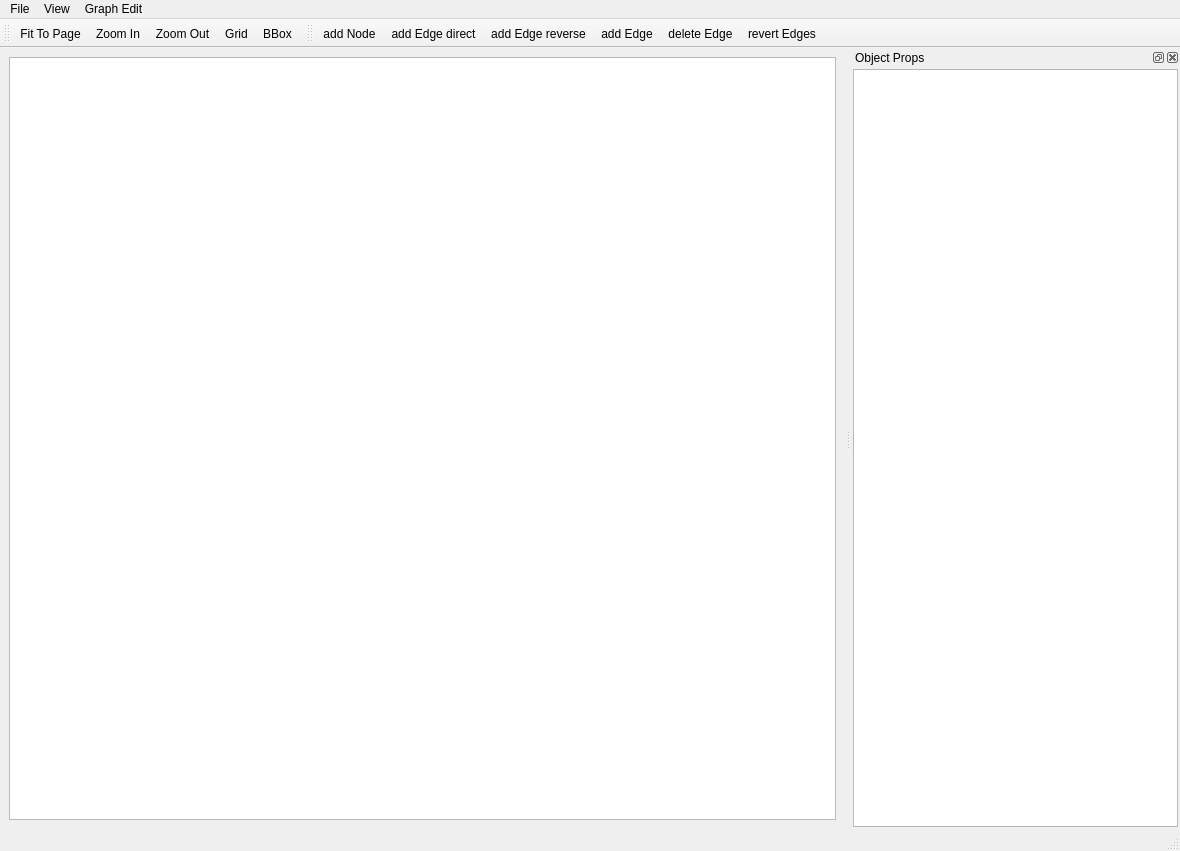
<?xml version="1.0" encoding="UTF-8"?>
<ui version="4.0">
 <class>SMD_MainWindow</class>
 <widget class="QMainWindow" name="SMD_MainWindow">
  <property name="geometry">
   <rect>
    <x>0</x>
    <y>0</y>
    <width>1180</width>
    <height>851</height>
   </rect>
  </property>
  <property name="windowTitle">
   <string>Storage Map Designer</string>
  </property>
  <widget class="QWidget" name="centralwidget">
   <layout class="QHBoxLayout" name="horizontalLayout">
    <item>
     <widget class="QGraphicsView" name="StorageMap_View">
      <property name="backgroundBrush">
       <brush brushstyle="NoBrush">
        <color alpha="255">
         <red>0</red>
         <green>0</green>
         <blue>0</blue>
        </color>
       </brush>
      </property>
      <property name="foregroundBrush">
       <brush brushstyle="NoBrush">
        <color alpha="255">
         <red>0</red>
         <green>0</green>
         <blue>0</blue>
        </color>
       </brush>
      </property>
      <property name="dragMode">
       <enum>QGraphicsView::RubberBandDrag</enum>
      </property>
      <property name="transformationAnchor">
       <enum>QGraphicsView::AnchorUnderMouse</enum>
      </property>
      <property name="resizeAnchor">
       <enum>QGraphicsView::AnchorUnderMouse</enum>
      </property>
     </widget>
    </item>
   </layout>
  </widget>
  <widget class="QMenuBar" name="menubar">
   <property name="geometry">
    <rect>
     <x>0</x>
     <y>0</y>
     <width>1180</width>
     <height>25</height>
    </rect>
   </property>
   <property name="defaultUp">
    <bool>false</bool>
   </property>
   <property name="nativeMenuBar">
    <bool>true</bool>
   </property>
   <widget class="QMenu" name="menuFile">
    <property name="title">
     <string>File</string>
    </property>
    <addaction name="acLoadGraphML"/>
    <addaction name="acSaveGraphML"/>
   </widget>
   <widget class="QMenu" name="menuView">
    <property name="title">
     <string>View</string>
    </property>
    <addaction name="acFitToPage"/>
    <addaction name="acZoomIn"/>
    <addaction name="acZoomOut"/>
    <addaction name="acGrid"/>
    <addaction name="acBBox"/>
   </widget>
   <widget class="QMenu" name="menuGraph_Edit">
    <property name="title">
     <string>Graph Edit</string>
    </property>
    <addaction name="acAddNode"/>
    <addaction name="acAddEdge"/>
   </widget>
   <addaction name="menuFile"/>
   <addaction name="menuView"/>
   <addaction name="menuGraph_Edit"/>
  </widget>
  <widget class="QStatusBar" name="statusbar"/>
  <widget class="QToolBar" name="toolMain">
   <property name="windowTitle">
    <string>Tool Bar</string>
   </property>
   <property name="orientation">
    <enum>Qt::Horizontal</enum>
   </property>
   <attribute name="toolBarArea">
    <enum>TopToolBarArea</enum>
   </attribute>
   <attribute name="toolBarBreak">
    <bool>false</bool>
   </attribute>
   <addaction name="acFitToPage"/>
   <addaction name="acZoomIn"/>
   <addaction name="acZoomOut"/>
   <addaction name="acGrid"/>
   <addaction name="acBBox"/>
  </widget>
  <widget class="QToolBar" name="toolEdit">
   <property name="windowTitle">
    <string>Tool Bar</string>
   </property>
   <property name="orientation">
    <enum>Qt::Horizontal</enum>
   </property>
   <attribute name="toolBarArea">
    <enum>TopToolBarArea</enum>
   </attribute>
   <attribute name="toolBarBreak">
    <bool>false</bool>
   </attribute>
   <addaction name="acAddNode"/>
   <addaction name="acAddEdge_direct"/>
   <addaction name="acAddEdge_reverse"/>
   <addaction name="acAddEdge"/>
   <addaction name="acDelEdge"/>
   <addaction name="acRevertEdge"/>
  </widget>
  <widget class="QDockWidget" name="dkObjectProps">
   <property name="windowTitle">
    <string>Object Props</string>
   </property>
   <attribute name="dockWidgetArea">
    <number>2</number>
   </attribute>
   <widget class="QWidget" name="dockWidgetContents">
    <layout class="QHBoxLayout" name="horizontalLayout_2">
     <property name="spacing">
      <number>2</number>
     </property>
     <property name="leftMargin">
      <number>2</number>
     </property>
     <property name="topMargin">
      <number>2</number>
     </property>
     <property name="rightMargin">
      <number>2</number>
     </property>
     <property name="bottomMargin">
      <number>2</number>
     </property>
     <item>
      <widget class="QTableView" name="tvObjectProps">
       <property name="minimumSize">
        <size>
         <width>325</width>
         <height>0</height>
        </size>
       </property>
       <property name="styleSheet">
        <string notr="true">QTableView::item:focus
{
border : 2px solid blue;
/*color: white;*/
/*selection-color: black;
selection-background-color: red;*/
}
</string>
       </property>
       <property name="alternatingRowColors">
        <bool>true</bool>
       </property>
       <property name="selectionMode">
        <enum>QAbstractItemView::SingleSelection</enum>
       </property>
       <property name="selectionBehavior">
        <enum>QAbstractItemView::SelectRows</enum>
       </property>
       <attribute name="horizontalHeaderStretchLastSection">
        <bool>true</bool>
       </attribute>
       <attribute name="verticalHeaderVisible">
        <bool>false</bool>
       </attribute>
      </widget>
     </item>
    </layout>
   </widget>
  </widget>
  <action name="acFitToPage">
   <property name="icon">
    <iconset resource="images.qrc">
     <normaloff>:/images/zoom_fit.png</normaloff>:/images/zoom_fit.png</iconset>
   </property>
   <property name="text">
    <string>Fit To Page</string>
   </property>
   <property name="toolTip">
    <string>Fit To Page</string>
   </property>
   <property name="shortcut">
    <string>Ctrl+0</string>
   </property>
  </action>
  <action name="acZoomIn">
   <property name="icon">
    <iconset resource="images.qrc">
     <normaloff>:/images/zoom_in.png</normaloff>:/images/zoom_in.png</iconset>
   </property>
   <property name="text">
    <string>Zoom In</string>
   </property>
   <property name="toolTip">
    <string>Zoom In</string>
   </property>
   <property name="shortcut">
    <string>Ctrl++</string>
   </property>
  </action>
  <action name="acZoomOut">
   <property name="icon">
    <iconset resource="images.qrc">
     <normaloff>:/images/zoom_out.png</normaloff>:/images/zoom_out.png</iconset>
   </property>
   <property name="text">
    <string>Zoom Out</string>
   </property>
   <property name="toolTip">
    <string>Zoom Out</string>
   </property>
   <property name="shortcut">
    <string>Ctrl+-</string>
   </property>
  </action>
  <action name="acGrid">
   <property name="checkable">
    <bool>true</bool>
   </property>
   <property name="icon">
    <iconset resource="images.qrc">
     <normaloff>:/images/grid.png</normaloff>:/images/grid.png</iconset>
   </property>
   <property name="text">
    <string>Grid</string>
   </property>
   <property name="toolTip">
    <string>Grid</string>
   </property>
   <property name="shortcut">
    <string>#</string>
   </property>
  </action>
  <action name="acBBox">
   <property name="checkable">
    <bool>true</bool>
   </property>
   <property name="icon">
    <iconset resource="images.qrc">
     <normaloff>:/images/bbox.png</normaloff>:/images/bbox.png</iconset>
   </property>
   <property name="text">
    <string>BBox</string>
   </property>
   <property name="toolTip">
    <string>BBox</string>
   </property>
  </action>
  <action name="acLoadGraphML">
   <property name="text">
    <string>Load GraphML</string>
   </property>
   <property name="toolTip">
    <string>Load GraphML</string>
   </property>
  </action>
  <action name="acSaveGraphML">
   <property name="text">
    <string>Save Graph ML</string>
   </property>
   <property name="toolTip">
    <string>Save Graph ML</string>
   </property>
  </action>
  <action name="acAddNode">
   <property name="checkable">
    <bool>true</bool>
   </property>
   <property name="icon">
    <iconset resource="images.qrc">
     <normaloff>:/images/add_node.png</normaloff>:/images/add_node.png</iconset>
   </property>
   <property name="text">
    <string>add Node</string>
   </property>
  </action>
  <action name="acAddEdge">
   <property name="icon">
    <iconset resource="images.qrc">
     <normaloff>:/images/add_edge.png</normaloff>:/images/add_edge.png</iconset>
   </property>
   <property name="text">
    <string>add Edge</string>
   </property>
  </action>
  <action name="acAddEdge_direct">
   <property name="checkable">
    <bool>true</bool>
   </property>
   <property name="icon">
    <iconset resource="images.qrc">
     <normaloff>:/images/add_edge_1-2_off.png</normaloff>
     <normalon>:/images/add_edge_1-2.png</normalon>:/images/add_edge_1-2_off.png</iconset>
   </property>
   <property name="text">
    <string>add Edge direct</string>
   </property>
   <property name="toolTip">
    <string>Add edges in a direct order (1 --&gt; 2)</string>
   </property>
  </action>
  <action name="acAddEdge_reverse">
   <property name="checkable">
    <bool>true</bool>
   </property>
   <property name="icon">
    <iconset resource="images.qrc">
     <normaloff>:/images/add_edge_2-1_off.png</normaloff>
     <normalon>:/images/add_edge_2-1.png</normalon>:/images/add_edge_2-1_off.png</iconset>
   </property>
   <property name="text">
    <string>add Edge reverse</string>
   </property>
   <property name="toolTip">
    <string>Add edges in a reverse order (1 --&gt; 2)</string>
   </property>
  </action>
  <action name="acDelEdge">
   <property name="icon">
    <iconset resource="images.qrc">
     <normaloff>:/images/del_edge.png</normaloff>:/images/del_edge.png</iconset>
   </property>
   <property name="text">
    <string>delete Edge</string>
   </property>
   <property name="toolTip">
    <string>delete Edge</string>
   </property>
  </action>
  <action name="acRevertEdge">
   <property name="icon">
    <iconset resource="images.qrc">
     <normaloff>:/images/revert_edge.png</normaloff>:/images/revert_edge.png</iconset>
   </property>
   <property name="text">
    <string>revert Edges</string>
   </property>
   <property name="toolTip">
    <string>revert Edge</string>
   </property>
  </action>
 </widget>
 <resources>
  <include location="images.qrc"/>
 </resources>
 <connections/>
</ui>
